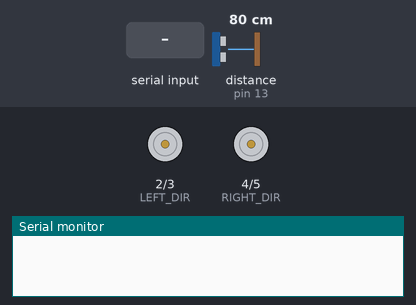
This sketch was run on a simulated Arduino Uno, built with avr-gcc and run on an emulated ATmega328P. On the bench: direction and speed pins drawn as motors (green arrow = direction pin HIGH = forward, orange = LOW = backward, longer = more drive), the last lines printed to the serial monitor. The test bench sets the inputs (shaded band); at power-on: distance to the obstacle (sensor on pin 13) 80 cm. The echo pulse lasts 58.3 µs per cm.

Above: at 1.2 s.
1.3 s: "F" received over the second serial link
At 1.9 s:
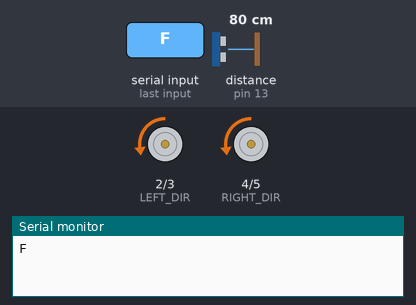
2.8 s: "B" received over the second serial link
At 3.1 s:
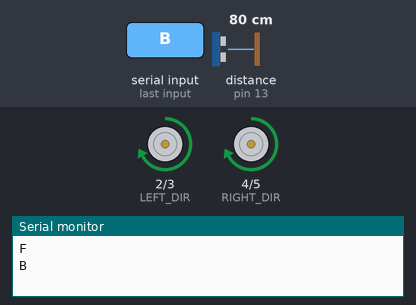
4.3 s: "L" received over the second serial link
At 5.4 s:
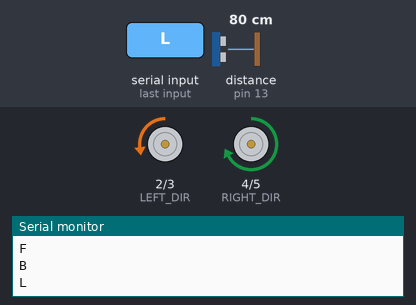
5.8 s: "R" received over the second serial link
At 6.5 s:
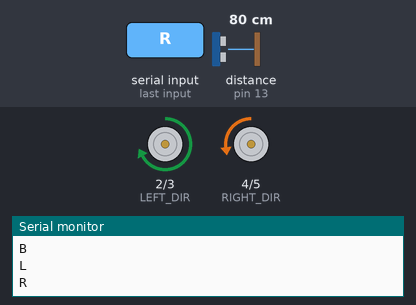
Timing chart, 0 to 8.3 s (numbered marks = the images above; inputs shaded):
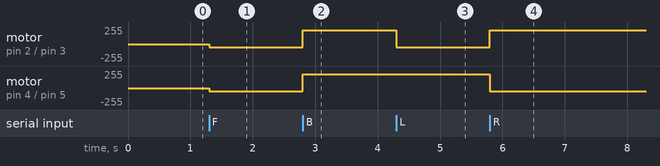

Measured:
- after the input at 1.3 s, motor on pin 2 (LEFT_DIR) / pin 3 (LEFT_PWM), motor on pin 4 (RIGHT_DIR) / pin 5 (RIGHT_PWM): stopped → backward 50/255 at once
- after the input at 2.8 s, motor on pin 2 (LEFT_DIR) / pin 3 (LEFT_PWM), motor on pin 4 (RIGHT_DIR) / pin 5 (RIGHT_PWM): backward 50/255 → forward 205/255 at once
- after the input at 4.3 s, motor on pin 2 (LEFT_DIR) / pin 3 (LEFT_PWM): forward 205/255 → backward 50/255 at once
- after the input at 5.8 s, motor on pin 2 (LEFT_DIR) / pin 3 (LEFT_PWM): backward 50/255 → forward 205/255 at once; motor on pin 4 (RIGHT_DIR) / pin 5 (RIGHT_PWM): forward 205/255 → backward 50/255 at once

The sketch:

AndroCar.ino
```cpp
#include <Ultrasonic.h>
#include <SoftwareSerial.h>

//Motor Controll pins
#define LEFT_DIR 2   //direction contoll pin of Left Motor
#define LEFT_PWM 3   //Speed Contorr Pin of left motor
#define RIGHT_DIR 4  //direction contoll pin of right motor
#define RIGHT_PWM 5  //Speed Contorr Pin of right motor
// indicators
#define LEFT_IND 2   //left indicator
#define RIGHT_IND 3  //right indicator
//Bluetooth UART pins
#define RX 10  //UART Receive pin connect to TX pin of HC05
#define TX 11  //UART Transmit pin connect to RX pin of HC05
//Ultra sonic
#define TRIG 12  //Triger Pin
#define ECHO 13  //Echo pin


SoftwareSerial BT(RX, TX);
Ultrasonic ultrasonic(TRIG, ECHO);

unsigned distance = 0;
unsigned char speed = 50;
char data = '\0';
char state = 'S';
char status = 0;
void setup() {
  // set the board rate for the bluetooth port
  BT.begin(9600);
  pinMode(LEFT_DIR, OUTPUT);
  pinMode(LEFT_PWM, OUTPUT);
  pinMode(LEFT_IND, OUTPUT);
  pinMode(RIGHT_DIR, OUTPUT);
  pinMode(RIGHT_PWM, OUTPUT);
  pinMode(RIGHT_IND, OUTPUT);
  Serial.begin(9600);
}

void loop() {
  if (state == 'F') {
    distance = ultrasonic.read();
    if (distance < 30) {
      Stop();
      status = 0;
    } else if (status == 0) {
      Forward();
      status = 1;
    }
  }
  if (BT.available()) {
    if ((data = BT.read()) == 'J') {
      while (!BT.available())
        ;
      speed = BT.read();
      if (speed != 0)
        speed = map(speed, 48, 57, 0, 150);
      if (state == 'F')
        Forward();
      if (state == 'B')
        Reverse();
      if (state == 'L')
        Left();
      if (state == 'R')
        Right();
      Serial.print("Speed =");
      Serial.println(speed);
    } else if (data == 'F') {
      Forward();
      state = 'F';
      status = 1;
    } else if (data == 'B') {
      Reverse();
      state = 'B';
      status = -1;
    } else if (data == 'L') {

      Left();
      state = 'L';
    } else if (data == 'R') {
      Right();
      state = 'R';
    } else if (data == 'S') {               //
      Stop();
      state = 'S';
      status = 0;
    }
    Serial.println(data);
  }
}

void Forward() {
  digitalWrite(LEFT_DIR, 0);
  //digitalWrite(LEFT_PWM, 1);
  analogWrite(LEFT_PWM, speed);
  digitalWrite(RIGHT_DIR, 0);
  //digitalWrite(RIGHT_PWM, 1);
  analogWrite(RIGHT_PWM, speed);
}

void Left() {
  if (status == -1) {
    digitalWrite(LEFT_DIR, 0);
    //digitalWrite(LEFT_PWM,1);
    analogWrite(LEFT_PWM, speed);
    digitalWrite(RIGHT_DIR, 1);
    //digitalWrite(RIGHT_PWM, 0);
    analogWrite(RIGHT_PWM, (255 - speed));
  } else {
    digitalWrite(LEFT_DIR, 1);
    //digitalWrite(LEFT_PWM, 0);
    analogWrite(LEFT_PWM, (255 - speed));
    digitalWrite(RIGHT_DIR, 0);
    //digitalWrite(RIGHT_PWM, 1);
    analogWrite(RIGHT_PWM, speed);
  }
}

void Right() {
  if (status == -1) {
    digitalWrite(LEFT_DIR, 1);
    //digitalWrite(LEFT_PWM,0);
    analogWrite(LEFT_PWM, (255 - speed));
    digitalWrite(RIGHT_DIR, 0);
    //digitalWrite(RIGHT_PWM, 1);
    analogWrite(RIGHT_PWM, speed);
  } else {
    digitalWrite(LEFT_DIR, 0);
    //digitalWrite(LEFT_PWM,1);
    analogWrite(LEFT_PWM, speed);
    digitalWrite(RIGHT_DIR, 1);
    //digitalWrite(RIGHT_PWM, 0);
    analogWrite(RIGHT_PWM, (255 - speed));
  }
}

void Reverse() {
  digitalWrite(LEFT_DIR, 1);
  //digitalWrite(LEFT_PWM, 0);
  analogWrite(LEFT_PWM, (255 - speed));
  digitalWrite(RIGHT_DIR, 1);
  //digitalWrite(RIGHT_PWM, 0);
  analogWrite(RIGHT_PWM, (255 - speed));
}

void Stop() {
  digitalWrite(LEFT_DIR, 0);
  //digitalWrite(LEFT_PWM, 0);
  analogWrite(LEFT_PWM, 0);
  digitalWrite(RIGHT_DIR, 0);
  //digitalWrite(RIGHT_PWM, 0);
  analogWrite(RIGHT_PWM, 0);
}
```
